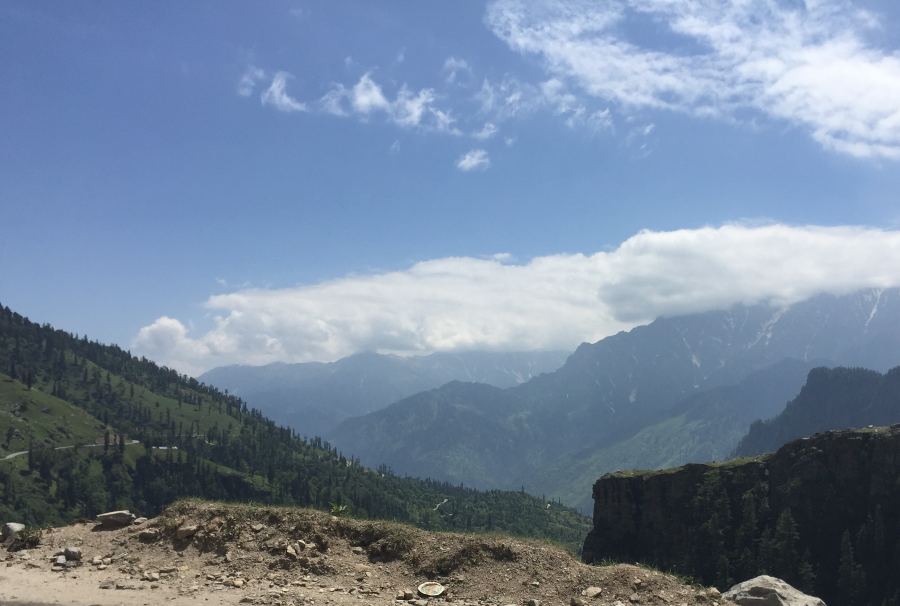
#> input picture sky.jpg, 2700 x 1818 px (shown at 1/3 size)
$ python thresholding3.py
#> lines starting #> are read from the running program, lines starting #| are printed output that depends on the picture
import cv2
import numpy as np

img = cv2.imread("sky.jpg",0)
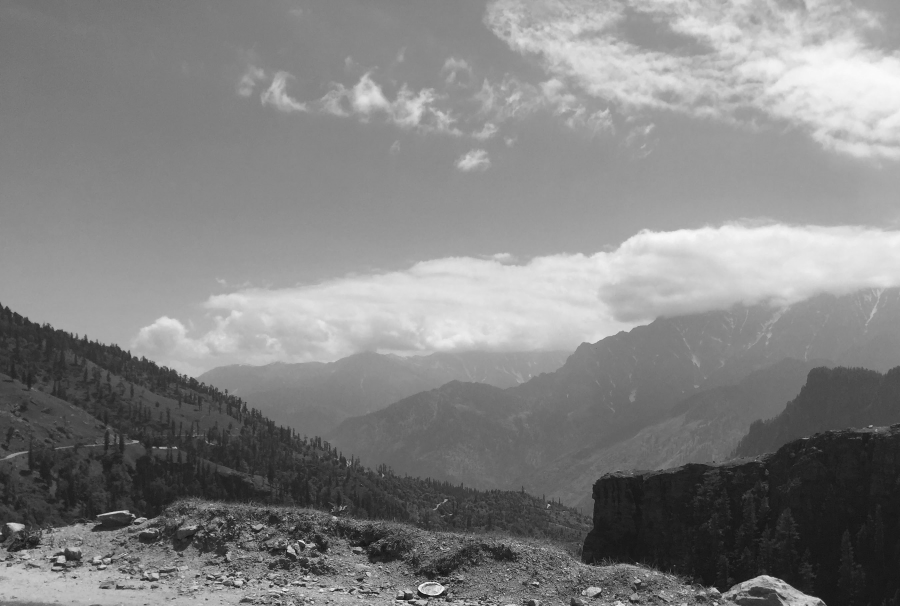
#> img: shape (1818, 2700) (shown at 1/3 size); min 4, max 253, mean 131
img= cv2.resize(img,(500,500))
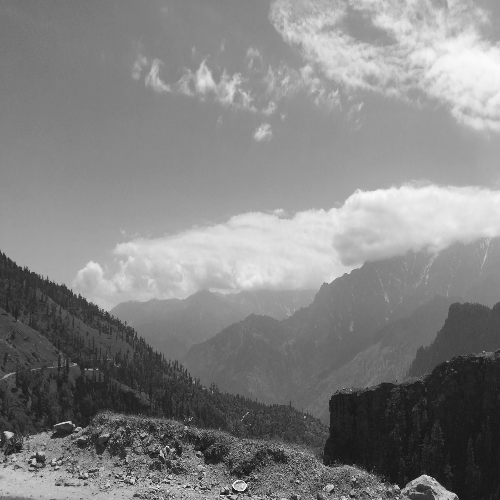
#> img: shape (500, 500); min 15, max 252, mean 130.9

# _,th1 = cv2.threshold(img,200,255,cv2.THRESH_BINARY)
#If the value of the pixel is less than 200 then it is assigned as black and if the value of the pixel
#above 200 is assigned white
# _,th2 = cv2.threshold(img,100,255,cv2.THRESH_BINARY_INV)
_,th3 = cv2.threshold(img,200,255,cv2.THRESH_TRUNC)
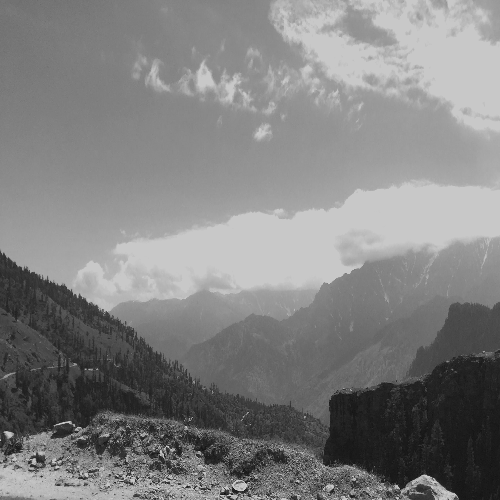
#> th3: shape (500, 500); min 15, max 200, mean 128.8
#upto threshold the pixel values will not change after certain threshold the values
#the pixel values will be the same for example after 200 all pixel values will be assigned to 200
_,th4 = cv2.threshold(img,200,255,cv2.THRESH_TOZERO)
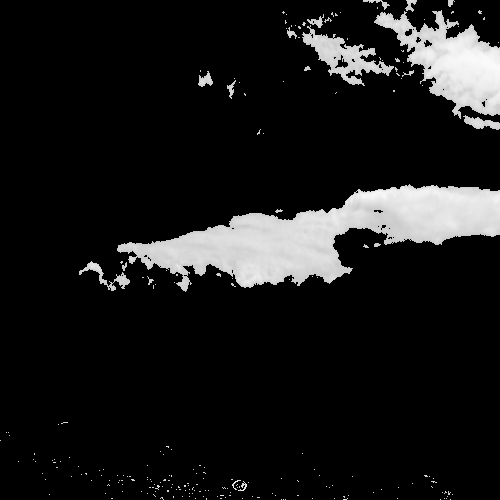
#> th4: shape (500, 500); min 0, max 252, mean 25.2
_,th5 = cv2.threshold(img,200,255,cv2.THRESH_TOZERO_INV)
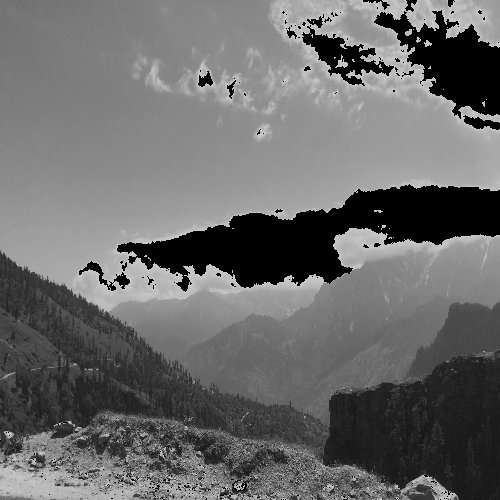
#> th5: shape (500, 500); min 0, max 200, mean 105.7

#All the pixel values less than threshold will be asssigned to zero


cv2.imshow("Image",img)
# cv2.imshow("TH1",th1)
# cv2.imshow("TH2",th2)
cv2.imshow("TH5",th4)
# cv2.imshow("th1",th1)
cv2.waitKey(0)

$ run again, with Orange.jpg copied over sky.jpg
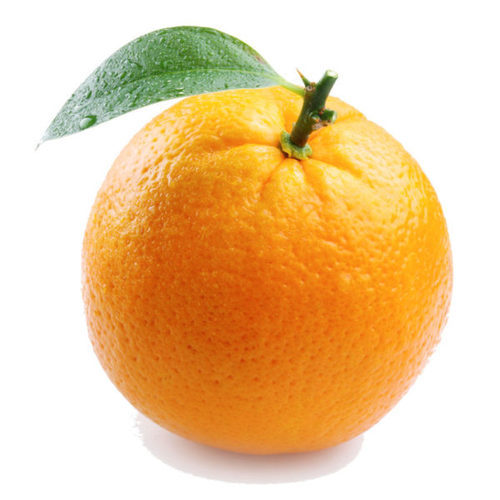
#> input picture Orange.jpg, 500 x 500 px
#> `_,th4 = cv2.threshold(img,200,255,cv2.THRESH_TOZERO)`:
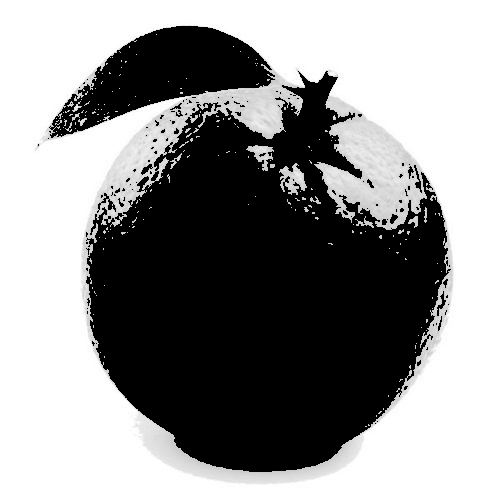
#> th4: shape (500, 500); min 0, max 255, mean 144.2
#> `_,th5 = cv2.threshold(img,200,255,cv2.THRESH_TOZERO_INV)`:
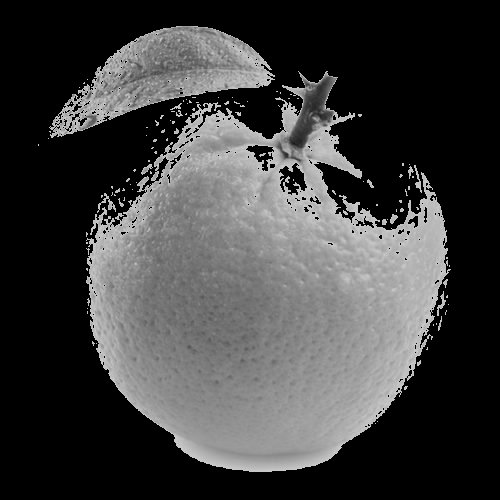
#> th5: shape (500, 500); min 0, max 200, mean 63.4

$ run again, with picture_of_the_sandy_beach_coconut_trees_165913.jpg copied over sky.jpg
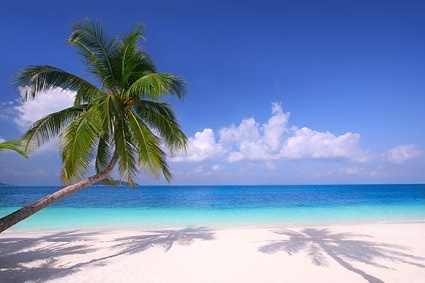
#> input picture picture_of_the_sandy_beach_coconut_trees_165913.jpg, 425 x 283 px
#> `_,th4 = cv2.threshold(img,200,255,cv2.THRESH_TOZERO)`:
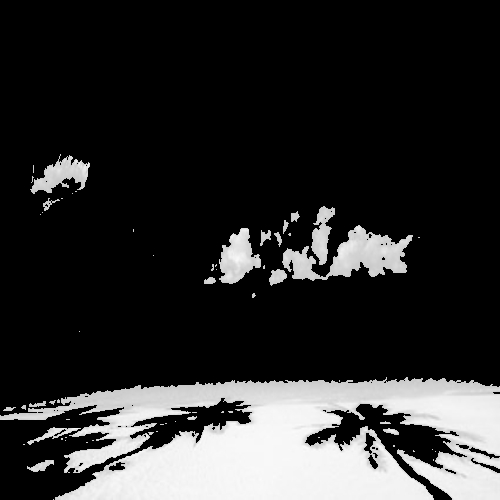
#> th4: shape (500, 500); min 0, max 251, mean 45.3
#> `_,th5 = cv2.threshold(img,200,255,cv2.THRESH_TOZERO_INV)`:
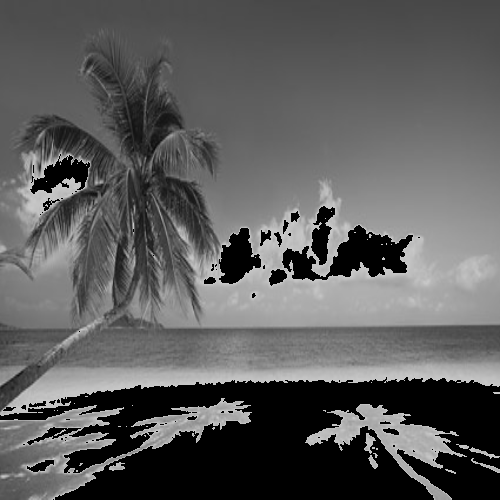
#> th5: shape (500, 500); min 0, max 200, mean 92.5
